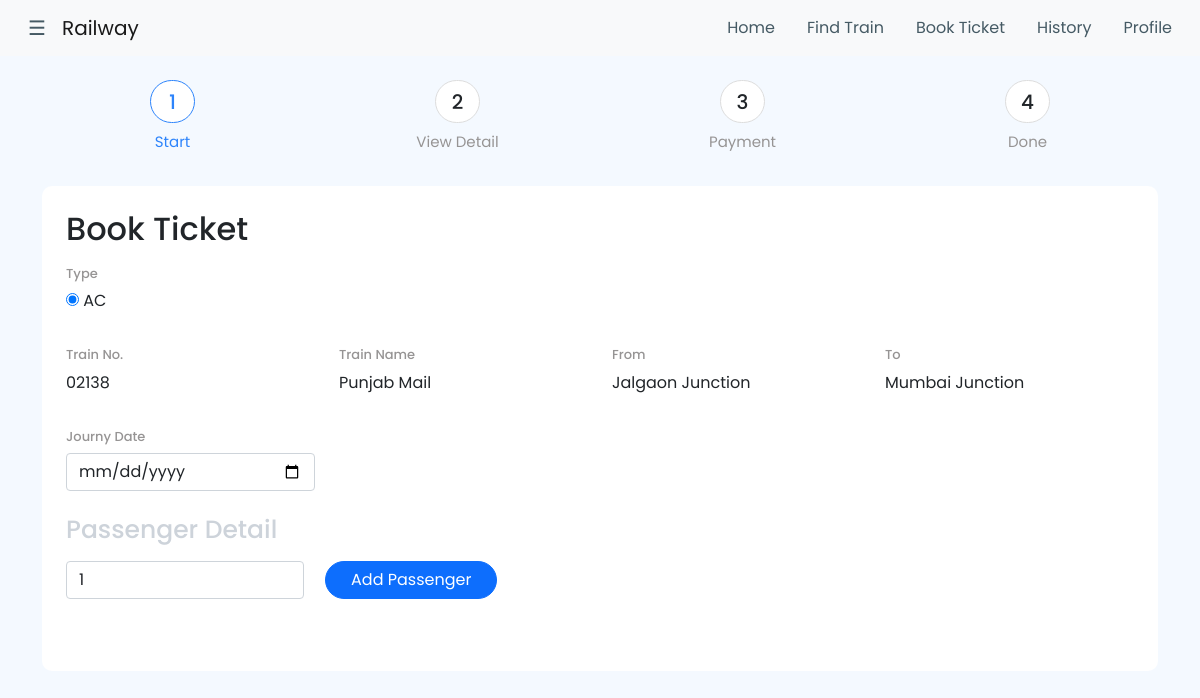
/Railway/ac.php?id=1 (signed in), run on the app's committed database.
### tables this page shows
CREATE TABLE `train` (
  `id` int(255) NOT NULL,
  `t_no` varchar(255) NOT NULL,
  `t_name` varchar(255) NOT NULL,
  `t_rate` varchar(255) NOT NULL,
  `t_date` varchar(255) NOT NULL,
  `t_from` varchar(255) NOT NULL,
  `t_to` varchar(255) NOT NULL,
  `t_timearriving` varchar(255) NOT NULL,
  `t_timedispatch` varchar(255) NOT NULL,
  `mon` varchar(255) NOT NULL,
  `thu` varchar(255) NOT NULL,
  `wed` varchar(255) NOT NULL,
  `thurs` varchar(255) NOT NULL,
  `fri` varchar(255) NOT NULL,
  `sat` varchar(255) NOT NULL,
  `sun` varchar(255) NOT NULL
);

### Railway/ac.php (the view, shortened to what this page needs)
<!DOCTYPE html>
<html>
<head>
    <link href="https://cdn.jsdelivr.net/npm/bootstrap@5.0.0-beta2/dist/css/bootstrap.min.css" rel="stylesheet">
<link rel="stylesheet" href="https://stackpath.bootstrapcdn.com/font-awesome/4.7.0/css/font-awesome.min.css">
</head>
<body>
 <nav class="navbar navbar-expand-lg navbar-light bg-light">
  <div class="container-fluid">
    <a class="navbar-brand" href="#"><span style="font-size:20px;cursor:pointer;color: #455A64;" onclick="openNav()">&nbsp &nbsp&#9776;</span>&nbsp&nbsp  Railway</a>
    <div class="collapse navbar-collapse justify-content-end" id="navbarSupportedContent">
      <ul class="nav justify-content-end">
  <li class="nav-item">
    <a class="nav-link nav_link" aria-current="page" href="index.php" style="color: #455A64; border-radius: 50px;">Home</a>
  </li>
  <li class="nav-item">
    <a class="nav-link nav_link" href="find_train.php" style="color: #455A64; border-radius: 50px;">Find Train</a>
  </li>
  <li class="nav-item">
    <a class="nav-link nav_link" href="resurvation.php" style="color: #455A64; border-radius: 50px;">Book Ticket</a>
  </li>
  <li class="nav-item">
    <a class="nav-link nav_link" href="booking_histoy.php" style="color: #455A64; border-radius: 50px;">History</a>
  </li>
  <li class="nav-item">
    <a class="nav-link nav_link" href="profile.php" style="color: #455A64; border-radius: 50px;">Profile</a>
  </li>
</ul>
    </div>
  </div>
</nav>
<form method="post">
<div class="container mt-4">
	<div class="row">
		<div class="col-md-3 col-3 text-center">
			<center>
				<h5 class="round1">1</h5>
				<p class="text_p">Start</p>
			</center>
		</div>
		<div class="col-md-3 col-3 text-center">
			<center>
				<h5 class="round2">2</h5>
				<p class="text_p1">View Detail</p>
			</center>
		</div>
		<div class="col-md-3 col-3 text-center">
			<center>
				<h5 class="round2">3</h5>
				<p class="text_p1">Payment</p>
			</center>
		</div>
		<div class="col-md-3 col-3 text-center">
			<center>
				<h5 class="round2">4</h5>
				<p class="text_p1">Done</p>
			</center>
		</div>
	</div>
</div>
<div class="container mt-3">
	<div class="row">
		<div class="col-md-12">
			<div style="background: #fff; border-radius: 10px;">
				<div class="container">
					<br>
					<h2>Book Ticket</h2>
<?php
$id = $_GET['id'];
$conn = mysqli_connect("localhost","root","","railway");
$sql = " select * from train where id = '$id' ";
$run = mysqli_query($conn,$sql);
$row = mysqli_fetch_array($run);
?>
                      <div class="row">
                      	<div class="col-md-12">
                      		<h6 class="head_tex" style="padding-top: 10px;">Type</h6>
                      <input type="radio" name="typea" value="AC" required checked> <label>AC</label>
                      	</div>
                      </div>
                      <div class="row mt-4">
                      	<div class="col-md-3">
                             <h6 class="head_tex" style="padding-top: 10px;">Train No.</h6>
                      		<?php echo $row['t_no']; ?>
                      	</div>
                      	<div class="col-md-3">
                      		<h6 class="head_tex" style="padding-top: 10px;">Train Name</h6>
                      		<?php echo $row['t_name']; ?>
                      	</div>
                      	<div class="col-md-3">
                      		<h6 class="head_tex" style="padding-top: 10px;">From</h6>
                      		<?php echo $row['t_from']; ?>
                      	</div>
                      	<div class="col-md-3">
                      		<h6 class="head_tex" style="padding-top: 10px;">To</h6>
                      		<?php echo $row['t_to']; ?>
                      	</div>
                      </div>
 <div class="row mt-4">
 	<div class="col-md-3">
 		<h6 class="head_tex" style="padding-top: 10px;">Journy Date</h6>
 		<input type="date" name="journy_date" class="form-control" required>
 	</div>
 </div>
<h2 class="mt-4" style="color: #CDD3DA; font-size: 25px;">Passenger Detail</h2>
<div class="row mt-3">
	<div class="col-md-5 d-flex">
		<select name="nuaam" class="form-control">
	<option value="1">1</option>
</select>&nbsp&nbsp&nbsp&nbsp&nbsp
<input type="submit" name="subsum" value="Add Passenger" class="btn btn-primary rounded-pill" style="width: 19rem;">
	</div>
</div>
<br><br>
				</div>
			</div>
		</div>
	</div>
</div>
<center>
<br>
</center>
</form>
</body>
</html>

### Railway/ac.php (style rules this page uses)
body { font-family: 'Poppins', sans-serif; background: #F4F9FF; }
.round1 { border:1px solid #2D84FB; border-radius: 50px; width: 45px; height: 43px; line-height: 42px; background: #fff; color: #2D84FB; text-align: center; }
.round2 { border:1px solid #ddd; border-radius: 50px; width: 45px; height: 43px; line-height: 42px; background: #fff; color: ; text-align: center; }
.text_p { color: #2D84FB; font-size: 15px; }
.text_p1 { color: #969494; font-size: 15px; }
.head_tex { color: #969494; font-size: 13px; }

### data on the page
train: t_no "02138", t_name "Punjab Mail", t_from "Jalgaon Junction", t_to "Mumbai Junction"
